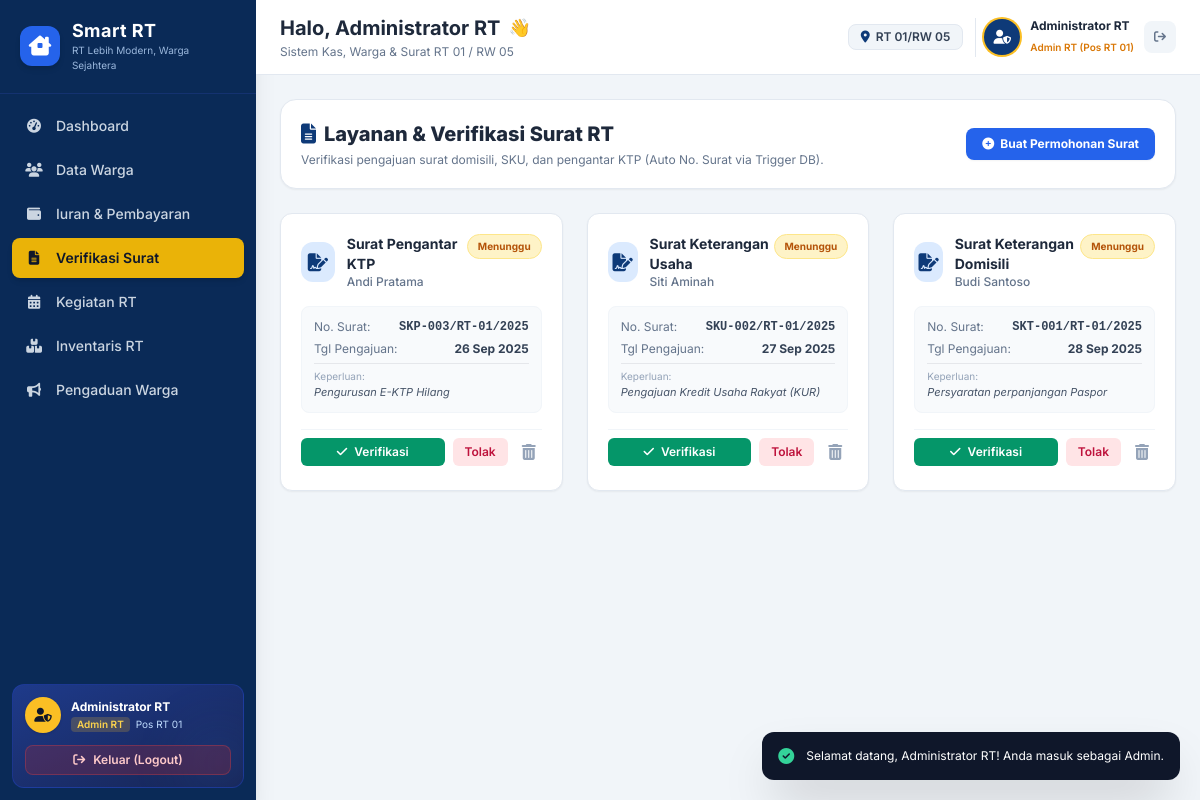
Page /surat.php (signed in) on the committed database.
### tables this page shows
CREATE TABLE IF NOT EXISTS `warga` (
    `id` INT AUTO_INCREMENT PRIMARY KEY,
    `nama` VARCHAR(100) NOT NULL,
    `email` VARCHAR(100) DEFAULT NULL UNIQUE,
    `password` VARCHAR(255) DEFAULT NULL,
    `level` VARCHAR(20) NOT NULL DEFAULT 'user',
    `blok_no` VARCHAR(50) NOT NULL,
    `nik` VARCHAR(20) DEFAULT NULL,
    `no_kk` VARCHAR(20) DEFAULT NULL,
    `no_hp` VARCHAR(20) DEFAULT NULL,
    `status_warga` ENUM('Tetap', 'Kontrak') DEFAULT 'Tetap',
    `created_at` TIMESTAMP DEFAULT CURRENT_TIMESTAMP
);

CREATE TABLE IF NOT EXISTS `surat` (
    `id` INT AUTO_INCREMENT PRIMARY KEY,
    `no_surat` VARCHAR(50) NOT NULL,
    `jenis_surat` VARCHAR(100) NOT NULL,
    `pemohon` VARCHAR(100) NOT NULL,
    `nik` VARCHAR(20) DEFAULT NULL,
    `keperluan` TEXT DEFAULT NULL,
    `tanggal_pengajuan` DATE NOT NULL,
    `status` ENUM('Menunggu', 'Verified', 'Ditolak') DEFAULT 'Menunggu',
    `created_at` TIMESTAMP DEFAULT CURRENT_TIMESTAMP
);

### includes/auth.php (called while the page is built, shortened)
<?php
function current_user() {
    return $_SESSION['user'] ?? null;
}
function is_logged_in() {
    return !empty($_SESSION['user']['id']);
}
function is_admin() {
    return is_logged_in() && (strtolower($_SESSION['user']['level'] ?? '') === 'admin');
}

### surat.php (the view, shortened to what this page needs)
<?php
require_once __DIR__ . '/config/database.php';
$surat_list = $pdo->query("SELECT * FROM surat ORDER BY id DESC")->fetchAll();
$warga_list = $pdo->query("SELECT * FROM warga ORDER BY nama ASC")->fetchAll();
require_once __DIR__ . '/includes/header.php';
?>
<div class="flex flex-col sm:flex-row items-start sm:items-center justify-between gap-4 bg-white p-5 rounded-2xl border border-slate-200 shadow-sm">
    <div>
        <h1 class="text-xl font-extrabold text-slate-800 flex items-center gap-2">
            <i class="fa-solid fa-file-lines text-brand-blue"></i> Layanan & Verifikasi Surat RT
        </h1>
        <p class="text-xs text-slate-500 mt-1">Verifikasi pengajuan surat domisili, SKU, dan pengantar KTP (Auto No. Surat via Trigger DB).</p>
    </div>
    <button onclick="document.getElementById('modalNewSurat').classList.remove('hidden')" class="bg-brand-accent hover:bg-blue-700 text-white text-xs font-bold px-4 py-2 rounded-lg shadow-sm transition flex items-center gap-1.5">
        <i class="fa-solid fa-plus-circle"></i> Buat Permohonan Surat
    </button>
</div>
<div class="grid grid-cols-1 md:grid-cols-2 lg:grid-cols-3 gap-6">
    <?php foreach ($surat_list as $s): ?>
        <?php
            $statusClass = "bg-amber-100 text-amber-700 border-amber-200";
        ?>
        <div class="bg-white rounded-xl border border-slate-200 p-5 shadow-sm space-y-4 hover:shadow-md transition">
            <div class="flex items-start justify-between">
                <div class="flex items-center gap-3">
                    <div class="w-10 h-10 rounded-xl bg-blue-100 text-brand-blue flex items-center justify-center font-bold text-lg">
                        <i class="fa-solid fa-file-signature"></i>
                    </div>
                    <div>
                        <h3 class="font-bold text-sm text-slate-800"><?= htmlspecialchars($s['jenis_surat']) ?></h3>
                        <p class="text-xs text-slate-500 font-medium"><?= htmlspecialchars($s['pemohon']) ?></p>
                    </div>
                </div>
                <span class="px-2.5 py-1 rounded-full text-[10px] font-bold border <?= $statusClass ?>">
                    <?= htmlspecialchars($s['status']) ?>
                </span>
            </div>
            <div class="p-3 bg-slate-50 rounded-lg text-xs space-y-1.5 border border-slate-100">
                <div class="flex justify-between text-slate-500">
                    <span>No. Surat:</span>
                    <strong class="text-slate-700 font-mono"><?= htmlspecialchars($s['no_surat']) ?></strong>
                </div>
                <div class="flex justify-between text-slate-500">
                    <span>Tgl Pengajuan:</span>
                    <strong class="text-slate-700"><?= date('d M Y', strtotime($s['tanggal_pengajuan'])) ?></strong>
                </div>
                <div class="pt-1 border-t text-slate-600">
                    <span class="text-slate-400 block text-[10px]">Keperluan:</span>
                    <p class="italic text-[11px]"><?= htmlspecialchars($s['keperluan'] ?: '-') ?></p>
                </div>
            </div>
            <div class="flex items-center justify-between gap-2 pt-1 border-t border-slate-100">
                <?php if ($isAdmin): ?>
                    <?php if ($s['status'] === 'Menunggu'): ?>
                        <a href="surat.php?action=verify&id=<?= $s['id'] ?>" class="flex-1 py-1.5 bg-emerald-600 hover:bg-emerald-700 text-white rounded-md text-xs font-semibold text-center transition shadow-xs">
                            <i class="fa-solid fa-check mr-1"></i> Verifikasi
                        </a>
                        <a href="surat.php?action=reject&id=<?= $s['id'] ?>" onclick="return confirm('Tolak permohonan surat ini?')" class="py-1.5 px-3 bg-rose-100 hover:bg-rose-200 text-rose-700 rounded-md text-xs font-semibold text-center transition">
                            Tolak
                        </a>
                    <?php else: ?>
                        <span class="flex-1 py-1.5 text-slate-400 text-xs font-medium italic flex items-center justify-center gap-1">
                            <i class="fa-solid fa-circle-info"></i> Status: <?= $s['status'] ?>
                        </span>
                    <?php endif; ?>
                    <a href="surat.php?action=delete&id=<?= $s['id'] ?>" onclick="return confirm('Hapus surat ini?')" class="p-1.5 text-slate-400 hover:text-rose-600 rounded transition" title="Hapus">
                        <i class="fa-solid fa-trash-can"></i>
                    </a>
                <?php endif; ?>
            </div>
        </div>
    <?php endforeach; ?>
</div>
<?php require_once __DIR__ . '/includes/footer.php'; ?>

### includes/header.php (shortened to what this page needs)
<?php
require_once __DIR__ . '/auth.php';
$user = current_user();
$isAdmin = is_admin();
$userRoleName = $isAdmin ? 'Admin RT' : 'Warga';
$current_page = basename($_SERVER['PHP_SELF']);
?>
<!DOCTYPE html>
<html lang="id">
<head>
    <script src="https://cdn.tailwindcss.com"></script>
    <link rel="stylesheet" href="https://cdnjs.cloudflare.com/ajax/libs/font-awesome/6.4.0/css/all.min.css">
</head>
<body class="bg-slate-100 font-sans text-slate-800 antialiased min-h-screen flex flex-col md:flex-row">
    <aside class="hidden md:flex w-64 bg-brand-dark text-white flex-shrink-0 flex-col justify-between shadow-xl min-h-screen sticky top-0 h-screen overflow-y-auto">
        <div>
            <a href="index.php" class="p-5 flex items-center gap-3 border-b border-blue-900/50 hover:bg-blue-900/30 transition">
                <div class="w-10 h-10 rounded-xl bg-blue-600 flex items-center justify-center text-white text-xl font-bold shadow-md">
                    <i class="fa-solid fa-house-chimney-window"></i>
                </div>
                <div>
                    <h1 class="font-bold text-lg leading-tight tracking-wide">Smart RT</h1>
                    <p class="text-[10px] text-blue-200 opacity-80">RT Lebih Modern, Warga Sejahtera</p>
                </div>
            </a>
            <nav class="p-3 space-y-1 text-sm font-medium">
                <a href="index.php" class="flex items-center gap-3 px-3 py-2.5 rounded-lg transition <?= ($current_page == 'index.php') ? 'bg-brand-gold text-slate-900 font-semibold shadow-md' : 'text-slate-300 hover:bg-blue-900/50 hover:text-white' ?>">
                    <i class="fa-solid fa-gauge-high w-5 text-center"></i> Dashboard
                </a>
                <a href="warga.php" class="flex items-center gap-3 px-3 py-2.5 rounded-lg transition <?= ($current_page == 'warga.php') ? 'bg-brand-gold text-slate-900 font-semibold shadow-md' : 'text-slate-300 hover:bg-blue-900/50 hover:text-white' ?>">
                    <i class="fa-solid fa-users w-5 text-center"></i> <?= $isAdmin ? 'Data Warga' : 'Daftar Warga' ?>
                </a>
                <a href="iuran.php" class="flex items-center gap-3 px-3 py-2.5 rounded-lg transition <?= ($current_page == 'iuran.php') ? 'bg-brand-gold text-slate-900 font-semibold shadow-md' : 'text-slate-300 hover:bg-blue-900/50 hover:text-white' ?>">
                    <i class="fa-solid fa-wallet w-5 text-center"></i> <?= $isAdmin ? 'Iuran & Pembayaran' : 'Informasi Kas & Iuran' ?>
                </a>
                <a href="surat.php" class="flex items-center gap-3 px-3 py-2.5 rounded-lg transition <?= ($current_page == 'surat.php') ? 'bg-brand-gold text-slate-900 font-semibold shadow-md' : 'text-slate-300 hover:bg-blue-900/50 hover:text-white' ?>">
                    <i class="fa-solid fa-file-lines w-5 text-center"></i> <?= $isAdmin ? 'Verifikasi Surat' : 'Permohonan Surat' ?>
                </a>
                <a href="kegiatan.php" class="flex items-center gap-3 px-3 py-2.5 rounded-lg transition <?= ($current_page == 'kegiatan.php') ? 'bg-brand-gold text-slate-900 font-semibold shadow-md' : 'text-slate-300 hover:bg-blue-900/50 hover:text-white' ?>">
                    <i class="fa-solid fa-calendar-days w-5 text-center"></i> Kegiatan RT
                </a>
                <a href="inventaris.php" class="flex items-center gap-3 px-3 py-2.5 rounded-lg transition <?= ($current_page == 'inventaris.php') ? 'bg-brand-gold text-slate-900 font-semibold shadow-md' : 'text-slate-300 hover:bg-blue-900/50 hover:text-white' ?>">
                    <i class="fa-solid fa-boxes-stacked w-5 text-center"></i> Inventaris RT
                </a>
                <a href="pengaduan.php" class="flex items-center gap-3 px-3 py-2.5 rounded-lg transition <?= ($current_page == 'pengaduan.php') ? 'bg-brand-gold text-slate-900 font-semibold shadow-md' : 'text-slate-300 hover:bg-blue-900/50 hover:text-white' ?>">
                    <i class="fa-solid fa-bullhorn w-5 text-center"></i> Pengaduan Warga
                </a>
            </nav>
        </div>
        <div class="p-3 m-3 bg-gradient-to-br from-blue-900 to-blue-950 rounded-xl border border-blue-800/60 relative overflow-hidden">
            <div class="relative z-10 space-y-3">
                <div class="flex items-center gap-2.5">
                    <div class="w-9 h-9 rounded-full <?= $isAdmin ? 'bg-amber-400 text-slate-900' : 'bg-blue-500 text-white' ?> flex items-center justify-center font-bold text-sm shadow">
                        <i class="fa-solid <?= $isAdmin ? 'fa-user-shield' : 'fa-user' ?>"></i>
                    </div>
                    <div class="min-w-0 flex-1">
                        <span class="font-bold text-xs text-white block truncate"><?= htmlspecialchars($user['nama'] ?? 'Pengguna') ?></span>
                        <div class="flex items-center gap-1.5 mt-0.5">
                            <span class="text-[10px] px-1.5 py-0.2 rounded font-semibold <?= $isAdmin ? 'bg-amber-400/20 text-amber-300' : 'bg-emerald-400/20 text-emerald-300' ?>">
                                <?= $userRoleName ?>
                            </span>
                            <?php if (!empty($user['blok_no'])): ?>
                                <span class="text-[10px] text-blue-200 truncate"><?= htmlspecialchars($user['blok_no']) ?></span>
                            <?php endif; ?>
                        </div>
                    </div>
                </div>
                <a href="logout.php" onclick="return confirm('Apakah Anda yakin ingin keluar?')" class="w-full flex items-center justify-center gap-2 py-1.5 px-3 rounded-lg bg-red-600/20 hover:bg-red-600/30 text-red-200 border border-red-500/30 text-xs font-semibold transition">
                    <i class="fa-solid fa-arrow-right-from-bracket"></i> Keluar (Logout)
                </a>
            </div>
            <div class="absolute -right-4 -bottom-4 w-20 h-20 bg-blue-500/10 rounded-full blur-xl pointer-events-none"></div>
        </div>
    </aside>
    <main class="flex-1 flex flex-col min-w-0 overflow-y-auto">
        <header class="bg-white border-b border-slate-200 px-4 sm:px-6 py-3.5 flex flex-wrap items-center justify-between gap-3 sticky top-0 z-20 shadow-xs">
            <div>
                <h2 class="text-lg sm:text-xl font-bold text-slate-800 flex items-center gap-2">
                    Halo, <?= htmlspecialchars($user['nama'] ?? 'Warga') ?> <span class="text-lg">👋</span>
                </h2>
                <p class="text-[11px] sm:text-xs text-slate-500 mt-0.5">Sistem Kas, Warga & Surat RT 01 / RW 05</p>
            </div>
            <div class="flex items-center gap-2 sm:gap-3">
                <div class="bg-slate-100 rounded-lg px-2.5 sm:px-3 py-1 flex items-center gap-1.5 text-xs font-semibold text-slate-700 border border-slate-200">
                    <i class="fa-solid fa-location-dot text-brand-blue text-xs"></i>
                    <span class="text-[11px] sm:text-xs">RT 01/RW 05</span>
                </div>
                <div class="flex items-center gap-2.5 pl-2 border-l border-slate-200">
                    <div class="w-8 h-8 sm:w-9 sm:h-9 rounded-full <?= $isAdmin ? 'bg-brand-blue text-white ring-amber-400' : 'bg-emerald-600 text-white ring-emerald-300' ?> flex items-center justify-center font-bold text-xs sm:text-sm ring-2">
                        <i class="fa-solid <?= $isAdmin ? 'fa-user-shield' : 'fa-user' ?>"></i>
                    </div>
                    <div class="hidden sm:block text-left">
                        <span class="block text-xs font-bold text-slate-800 leading-tight"><?= htmlspecialchars($user['nama'] ?? 'Pengguna') ?></span>
                        <span class="text-[10px] font-semibold <?= $isAdmin ? 'text-amber-600' : 'text-emerald-600' ?>">
                            <?= $userRoleName ?> (<?= htmlspecialchars($user['blok_no'] ?? '-') ?>)
                        </span>
                    </div>
                    <a href="logout.php" onclick="return confirm('Apakah Anda yakin ingin keluar?')" class="hidden sm:flex items-center justify-center w-8 h-8 rounded-lg bg-slate-100 hover:bg-red-50 text-slate-500 hover:text-red-600 transition" title="Keluar / Logout">
                        <i class="fa-solid fa-arrow-right-from-bracket text-xs"></i>
                    </a>
                </div>
            </div>
        </header>
        <div class="p-3 sm:p-6 pb-24 md:pb-6 space-y-4 sm:space-y-6">

### includes/header.php (style rules this page uses)
html { -webkit-tap-highlight-color: transparent; scroll-behavior: smooth; }

### rows in the picture
warga: nama "Administrator RT", blok_no "Pos RT 01"
surat: jenis_surat "Surat Pengantar KTP", pemohon "Andi Pratama", status "Menunggu", no_surat "SKP-003/RT-01/2025", tanggal_pengajuan "26 Sep 2025", keperluan "Pengurusan E-KTP Hilang"
surat: jenis_surat "Surat Keterangan Usaha", pemohon "Siti Aminah", status "Menunggu", no_surat "SKU-002/RT-01/2025", tanggal_pengajuan "27 Sep 2025", keperluan "Pengajuan Kredit Usaha Rakyat (KUR)"
surat: jenis_surat "Surat Keterangan Domisili", pemohon "Budi Santoso", status "Menunggu", no_surat "SKT-001/RT-01/2025", tanggal_pengajuan "28 Sep 2025", keperluan "Persyaratan perpanjangan Paspor"

### other values in the picture
$userRoleName "Admin RT"
